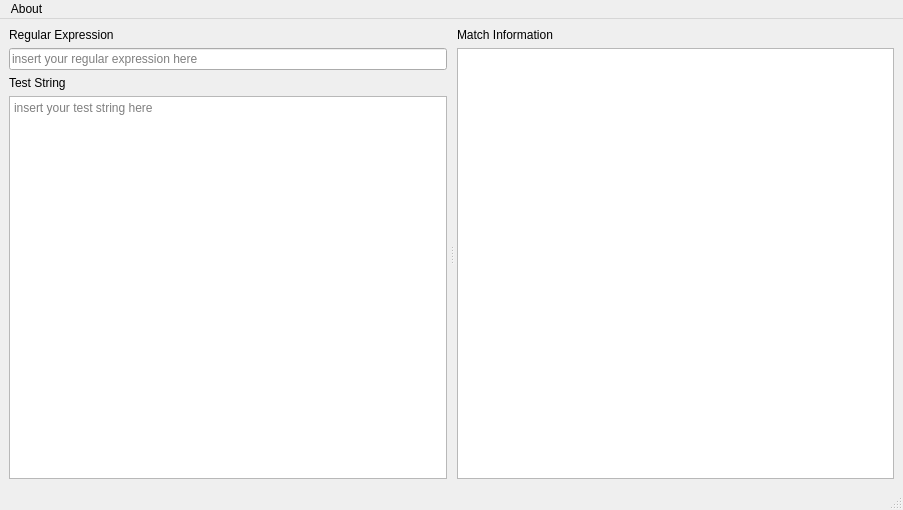
<?xml version="1.0" encoding="UTF-8"?>
<ui version="4.0">
 <class>MainWindow</class>
 <widget class="QMainWindow" name="MainWindow">
  <property name="geometry">
   <rect>
    <x>0</x>
    <y>0</y>
    <width>903</width>
    <height>510</height>
   </rect>
  </property>
  <property name="windowTitle">
   <string>Elise</string>
  </property>
  <widget class="QWidget" name="centralwidget">
   <layout class="QVBoxLayout" name="verticalLayout_3">
    <item>
     <widget class="QSplitter" name="splitter">
      <property name="orientation">
       <enum>Qt::Orientation::Horizontal</enum>
      </property>
      <property name="opaqueResize">
       <bool>true</bool>
      </property>
      <property name="handleWidth">
       <number>10</number>
      </property>
      <property name="childrenCollapsible">
       <bool>false</bool>
      </property>
      <widget class="QWidget" name="verticalLayoutWidget_2">
       <layout class="QVBoxLayout" name="expressionLayout" stretch="0">
        <property name="spacing">
         <number>6</number>
        </property>
        <property name="sizeConstraint">
         <enum>QLayout::SizeConstraint::SetDefaultConstraint</enum>
        </property>
        <item>
         <layout class="QGridLayout" name="gridLayout">
          <item row="1" column="0">
           <widget class="QLineEdit" name="regularExpressionEdit">
            <property name="placeholderText">
             <string>insert your regular expression here</string>
            </property>
           </widget>
          </item>
          <item row="0" column="0">
           <widget class="QLabel" name="label">
            <property name="text">
             <string>Regular Expression</string>
            </property>
           </widget>
          </item>
          <item row="2" column="0">
           <widget class="QLabel" name="testStringLabel">
            <property name="text">
             <string>Test String</string>
            </property>
           </widget>
          </item>
          <item row="3" column="0">
           <widget class="QPlainTextEdit" name="testStringTextEdit">
            <property name="documentTitle">
             <string/>
            </property>
            <property name="placeholderText">
             <string>insert your test string here</string>
            </property>
           </widget>
          </item>
         </layout>
        </item>
       </layout>
      </widget>
      <widget class="QWidget" name="verticalLayoutWidget">
       <layout class="QVBoxLayout" name="explanationLayout">
        <item>
         <widget class="QLabel" name="matchInformationLabel">
          <property name="text">
           <string>Match Information</string>
          </property>
         </widget>
        </item>
        <item>
         <widget class="QListView" name="matchList"/>
        </item>
       </layout>
      </widget>
     </widget>
    </item>
   </layout>
  </widget>
  <widget class="QMenuBar" name="menubar">
   <property name="geometry">
    <rect>
     <x>0</x>
     <y>0</y>
     <width>903</width>
     <height>33</height>
    </rect>
   </property>
   <widget class="QMenu" name="menuAbout">
    <property name="title">
     <string>About</string>
    </property>
   </widget>
   <addaction name="menuAbout"/>
  </widget>
  <widget class="QStatusBar" name="statusbar"/>
 </widget>
 <resources/>
 <connections/>
</ui>
